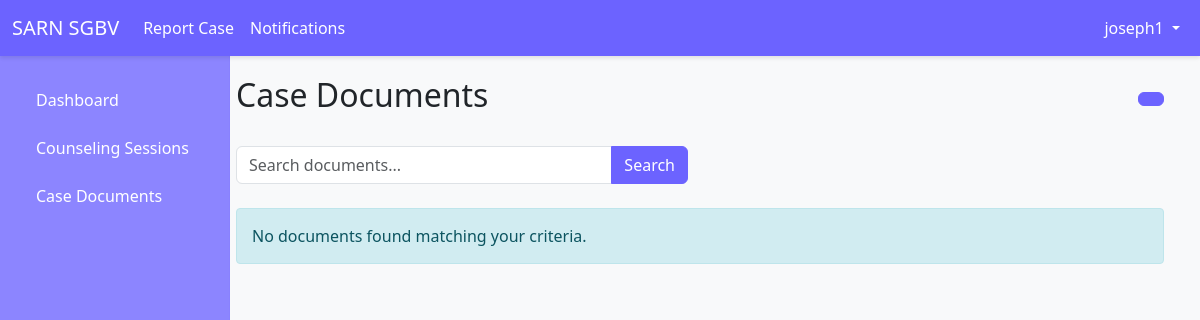
Page /case-documents/ (signed in) on the earlier database version.
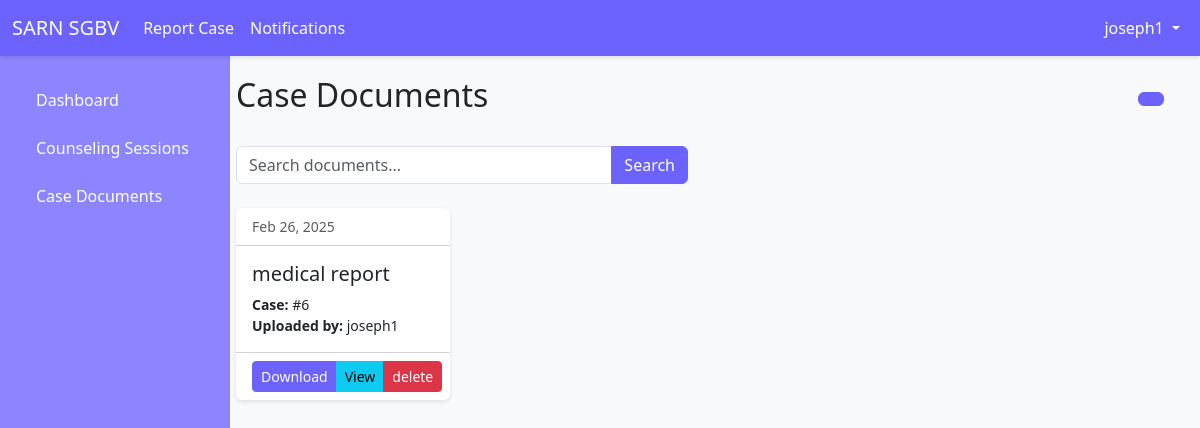
Same page on the later database version.
### cases/models.py (models this page shows, shortened)
class CaseDocument(models.Model):
    title = models.CharField(max_length=255)
    case = models.ForeignKey(Case, on_delete=models.CASCADE, related_name="documents")
    document = models.FileField(upload_to="case_documents/")
    uploaded_at = models.DateTimeField(auto_now_add=True)
    uploaded_by = models.ForeignKey(User, on_delete=models.SET_NULL, related_name="uploaded_documents", null=True)

class Case(models.Model):
    INCIDENT_TYPE_CHOICES = (
        ('physical', 'Physical Violence'),
        ('sexual', 'Sexual Violence'),
        ('emotional', 'Emotional/Psychological Violence'),
        ('economic', 'Economic Violence'),
        ('other', 'Other'),
    )
    STATUS_CHOICES = (
        ('reported', 'Reported'),
        ('under_investigation', 'Under Investigation'),
        ('medical_examination', 'Medical Examination'),
        ('legal_proceedings', 'Legal Proceedings'),
        ('closed', 'Closed'),
    )
    survivor = models.ForeignKey(User, on_delete=models.PROTECT, related_name='reported_incidents')
    incident_type = models.CharField(max_length=20, choices=INCIDENT_TYPE_CHOICES)
    incident_date = models.DateTimeField()
    incident_location = models.CharField(max_length=255)
    description = models.TextField()
    perpetrator_name = models.CharField(max_length=255, blank=True, null=True)
    perpetrator_details = models.TextField(blank=True, null=True)
    case_number = models.CharField(max_length=50)
    status = models.CharField(max_length=25, choices=STATUS_CHOICES, default='reported')
    report_date = models.DateTimeField(auto_now_add=True)
    assigned_officer = models.ForeignKey(
        User,
        on_delete=models.SET_NULL,
        null=True,
        blank=True,
        related_name='assigned_cases',
        limit_choices_to={'role': 'law_enforcement'}
    )
    created_at = models.DateTimeField(auto_now_add=True)
    updated_at = models.DateTimeField(auto_now=True)

### users/models.py (models this page shows)
class User(AbstractUser):
    ROLE_CHOICES = [
        ('survivor', 'Survivor'),
        ('officer', 'SGBV Officer'),
        ('law_enforcement', 'Law Enforcement'),
        ('medical_officer', 'Medical Officer'),
    ]
    role = models.CharField(max_length=20, choices=ROLE_CHOICES, default='survivor')
    phone = models.CharField(max_length=15, blank=True, null=True)
    address = models.TextField(blank=True, null=True)
    groups = models.ManyToManyField(Group, related_name="custom_user_groups", blank=True)
    user_permissions = models.ManyToManyField(Permission, related_name="custom_user_permissions", blank=True)

### cases/views.py (the view)
# urls.py: path('case-documents/', login_required(case_documents), name='case_documents'),
@login_required
def case_documents(request):
    if request.user.role == 'law_enforcement':
        documents = CaseDocument.objects.filter(
            Q(case__follow_ups__officer=request.user)
        ).distinct()
    elif request.user.role == 'survivor':
        documents = CaseDocument.objects.filter(
            case__survivor=request.user
        )
    elif request.user.role == 'provider':
        documents = CaseDocument.objects.filter(
            case__assigned_provider=request.user
        ).distinct()
    else:
        documents = CaseDocument.objects.none()
    doc_type = request.GET.get('type')
    if doc_type:
        documents = documents.filter(document_type=doc_type)
    search_query = request.GET.get('search', '')
    if search_query:
        documents = documents.filter(
            Q(title__icontains=search_query) |
            Q(description__icontains=search_query) |
            Q(case__id__icontains=search_query)
        )
    sort_by = request.GET.get('sort', '-uploaded_at')
    documents = documents.order_by(sort_by)
    paginator = Paginator(documents, 12)  # Show 12 documents per page
    page_number = request.GET.get('page')
    page_obj = paginator.get_page(page_number)
    context = {
        'page_obj': page_obj,
        'search_query': search_query,
        'current_type': doc_type,
        'sort_by': sort_by
    }
    return render(request, 'cases/case_documents.html', context)

### cases/templates/cases/case_documents.html (shortened to what this page needs)
{% extends "base.html" %}
{% block content %}
<div class="container-fluid">
    <div class="d-flex justify-content-between align-items-center mb-4">
        <h2>Case Documents</h2>
        <button class="btn btn-primary" data-bs-toggle="modal" data-bs-target="#uploadDocumentModal">
        </button>
    </div>
    <div class="row mb-4">
        <div class="col-md-6">
            <form method="get" class="d-flex">
                <div class="input-group">
                    <input type="text"
                           class="form-control"
                           placeholder="Search documents..."
                           name="search"
                           value="{{ search_query }}">
                    <button class="btn btn-primary" type="submit">
                         Search
                    </button>
                </div>
            </form>
        </div>
    </div>
    {% if page_obj %}
    <div class="row">
        {% for document in page_obj %}
        <div class="col-md-4 col-lg-3 mb-4">
            <div class="card h-100">
                <div class="card-header bg-transparent">
                    <div class="d-flex justify-content-between align-items-center">
                        <small class="text-muted">{{ document.uploaded_at|date:"M d, Y" }}</small>
                    </div>
                </div>
                <div class="card-body">
                    <h5 class="card-title text-truncate">{{ document.title }}</h5>
                    <p class="card-text small">
                        <strong>Case:</strong> #{{ document.case.id }}<br>
                        <strong>Uploaded by:</strong> {{ document.uploaded_by.get_username }}<br>
                    </p>
                </div>
                <div class="card-footer bg-transparent">
                    <div class="btn-group w-100">
                        <a href="{{ document.document.url }}" class="btn btn-primary btn-sm" target="_blank">
                             Download
                        </a>
                        <a href="" class="btn btn-info btn-sm">
                             View
                        </a>
                        {% if user == document.uploaded_by or user.role == 'law_enforcement' %}
                        <button class="btn btn-danger btn-sm"
                                data-bs-toggle="modal"
                                data-bs-target="#deleteModal"
                                data-document-id="{{ document.id }}">delete
                        </button>
                        {% endif %}
                    </div>
                </div>
            </div>
        </div>
        {% endfor %}
    </div>
    {% else %}
    <div class="alert alert-info">
        No documents found matching your criteria.
    </div>
    {% endif %}
</div>
{% endblock %}

Differences in the rows shown:
added CaseDocument: uploaded_at "Feb 26, 2025", title "medical report", case.id "6", uploaded_by.get_username "joseph1"
Other differences:
text no longer shown: "No documents found matching your criteria."
